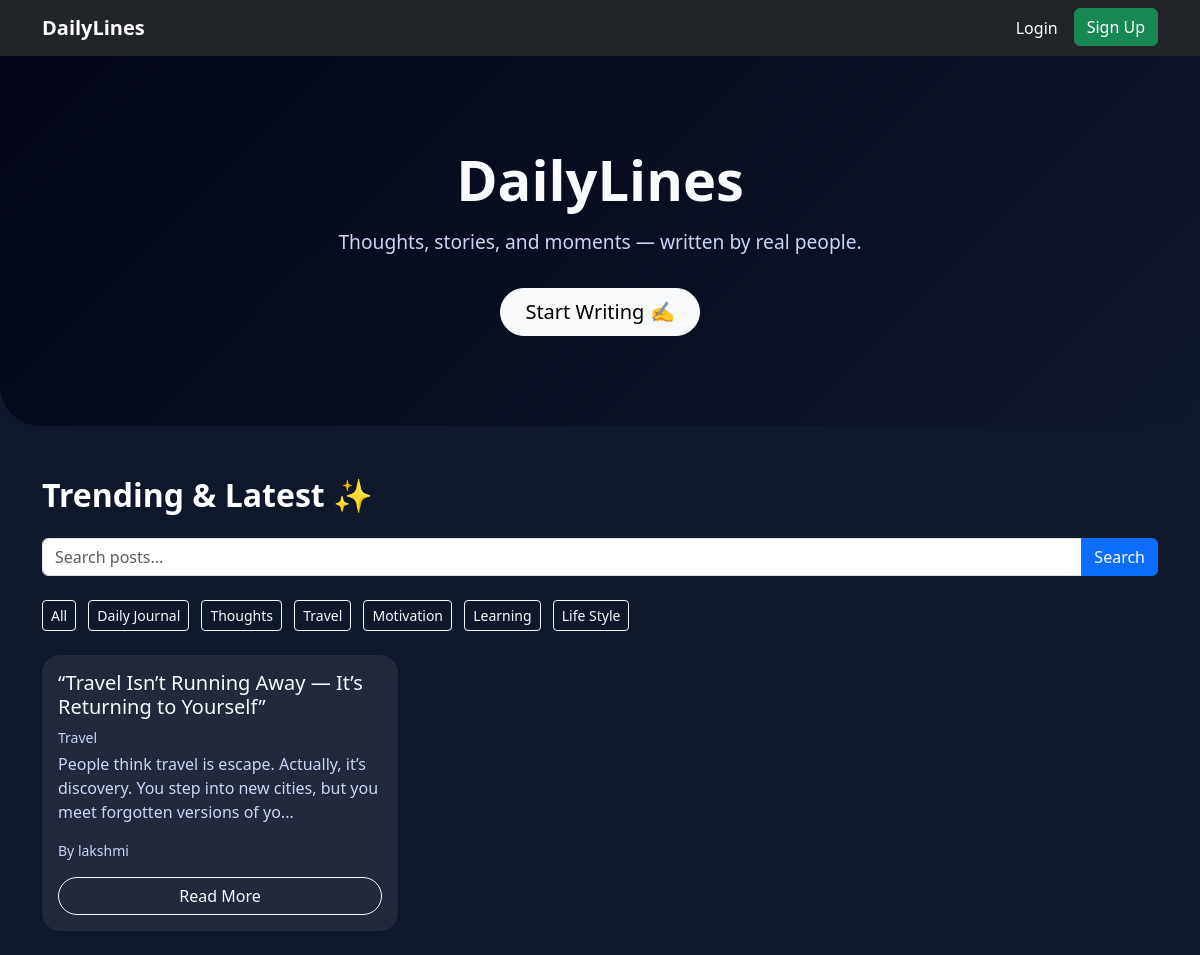
Screenshot of /category/3/ with the database file from the repository.
### blog/models.py (models this page shows, shortened)
class Category(models.Model):
    name = models.CharField(max_length=100, unique=True)

class Post(models.Model):
    title = models.CharField(max_length=200)
    content = models.TextField()
    image = models.ImageField(upload_to='post_images/', blank=True, null=True)
    category = models.ForeignKey(Category, on_delete=models.SET_NULL, null=True)
    author = models.ForeignKey(User, on_delete=models.CASCADE)
    created_at = models.DateTimeField(auto_now_add=True)

### blog/views.py (the view)
# urls.py: path('category/<int:category_id>/', views.category_filter, name='category_filter'),
def category_filter(request, category_id):
    posts = Post.objects.filter(category_id=category_id).order_by('-created_at')
    categories = Category.objects.all()
    return render(request, 'blog/home.html', {
        'posts': posts,
        'categories': categories
    })

### blog/templates/blog/home.html (shortened to what this page needs)
<!DOCTYPE html>
<html>
<head>
    <link href="https://cdn.jsdelivr.net/npm/bootstrap@5.3.2/dist/css/bootstrap.min.css" rel="stylesheet">
</head>
<body>
<nav class="navbar navbar-expand-lg navbar-dark bg-dark">
  <div class="container">
    <a class="navbar-brand fw-bold" href="{% url 'home' %}">DailyLines</a>
    <ul class="navbar-nav ms-auto">
      {% if user.is_authenticated %}
        <li class="nav-item">
            <span class="nav-link">Welcome, {{ user.username }}</span>
        </li>
        <li class="nav-item">
            <a class="nav-link text-white" href="{% url 'my_posts' %}">My Posts</a>
        </li>
        <li class="nav-item">
            <a class="btn btn-success ms-2" href="{% url 'add_post' %}">+ Add Post</a>
        </li>
        <li class="nav-item ms-2">
            <form method="POST" action="{% url 'logout' %}">
                {% csrf_token %}
                <button class="btn btn-danger">Logout</button>
            </form>
        </li>
      {% else %}
        <li class="nav-item">
            <a class="nav-link text-white" href="{% url 'login' %}">Login</a>
        </li>
        <li class="nav-item ms-2">
            <a class="btn btn-success" href="{% url 'signup' %}">Sign Up</a>
        </li>
      {% endif %}
    </ul>
  </div>
</nav>
<section class="hero-section text-center">
    <div class="container">
        <h1 class="hero-title">DailyLines</h1>
        <p class="hero-subtitle">
            Thoughts, stories, and moments — written by real people.
        </p>
        {% if user.is_authenticated %}
            <a href="{% url 'add_post' %}" class="btn btn-light btn-lg rounded-pill px-4 mt-3">
                Write a Post ✍️
            </a>
        {% else %}
            <a href="{% url 'signup' %}" class="btn btn-light btn-lg rounded-pill px-4 mt-3">
                Start Writing ✍️
            </a>
        {% endif %}
    </div>
</section>
<div class="container">
    <h2 class="fw-bold mb-4 text-white">Trending & Latest ✨</h2>
    <form method="GET" action="{% url 'home' %}" class="mb-4">
        <div class="input-group">
            <input type="text" name="q" class="form-control" placeholder="Search posts..." value="{{ request.GET.q }}">
            <button class="btn btn-primary">Search</button>
        </div>
    </form>
    <div class="mb-4">
        <a href="{% url 'home' %}" class="btn btn-outline-light btn-sm me-2">All</a>
        {% for cat in categories %}
            <a href="{% url 'category_filter' cat.id %}" class="btn btn-outline-light btn-sm me-2">
                {{ cat.name }}
            </a>
        {% endfor %}
    </div>
    <div class="row">
        {% for post in posts %}
        <div class="col-md-4 mb-4">
            <div class="card glass-card h-100 border-0">
                <div class="card-body d-flex flex-column">
                    <h5 class="card-title">{{ post.title }}</h5>
                    <p class="text-muted small mb-1">
                        {{ post.category.name }}
                    </p>
                    <p class="card-text flex-grow-1">
                        {{ post.content|slice:":120" }}...
                    </p>
                    <p class="small text-muted mb-3">
                        By {{ post.author.username }}
                    </p>
                    <a href="{% url 'post_details' post.id %}"
                       class="btn btn-outline-light rounded-pill mt-auto w-100">
                        Read More
                    </a>
                </div>
            </div>
        </div>
        {% endfor %}
    </div>
</div>
</body>
</html>

### blog/templates/blog/home.html (style rules this page uses)
body { background-color: #0f172a; color: #e5e7eb; }
.hero-section { padding: 90px 0; background: linear-gradient(135deg, #020617, #0f172a); border-bottom-left-radius: 40px; border-bottom-right-radius: 40px; margin-bottom: 50px; }
.hero-title { font-size: 3.5rem; font-weight: 800; color: #f8fafc; }
.hero-subtitle { font-size: 1.2rem; color: #cbd5f5; max-width: 600px; margin: 15px auto; }
.glass-card { background: rgba(255, 255, 255, 0.08); backdrop-filter: blur(12px); border-radius: 18px; transition: all 0.3s ease; }
.card-title { color: #f8fafc; }
.card-text, .text-muted { color: #cbd5f5 !important; }

### rows the page displays
Category: name "Daily Journal"
Category: name "Thoughts"
Category: name "Travel"
Category: name "Motivation"
Category: name "Learning"
Category: name "Life Style"
Post: title "“Travel Isn’t Running Away — It’s Returning to Yourself”", category.name "Travel", content "People think travel is escape. Actually, it’s discovery. You step into new cities, but you meet forgotten versions of yo", author.username "lakshmi"
